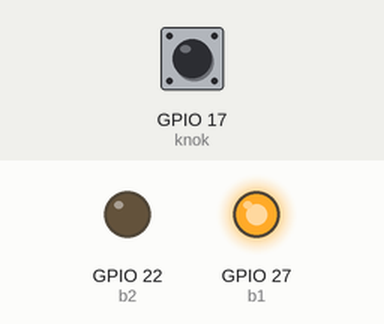
Recording of a program running on a simulated Raspberry Pi (BCM pin numbers). Shown: output pins drawn as LEDs (lit = HIGH). Inputs (shaded band) come from the test bench; at power-on: GPIO 17 (knok) HIGH. What the program prints to the terminal is not drawn.

Above: at 0.1 s.
Timing chart, 0 to 1.6 s (numbered marks = the images above):
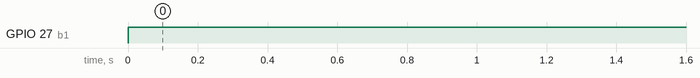

Measured:
- by itself, GPIO 27 (b1): LOW → HIGH at 0.00 s

The program:

gpio_knok_test.py
```python
#!/usr/bin/env python3
# -*- coding: utf-8 -*-
"""
Created on Sat Aug 14 16:14:06 2021

@author: honepa
"""

import gpiozero

b1 = gpiozero.LED(27)
b2 = gpiozero.LED(22)

b2.off()
b1.off()

knok = gpiozero.Button("GPIO17")

k = 0

while k < 10:
    b1.on()
    print(k)
    if not knok.value:
        k += 1
        while not knok.value:
            print(k)

b1.off()
```
